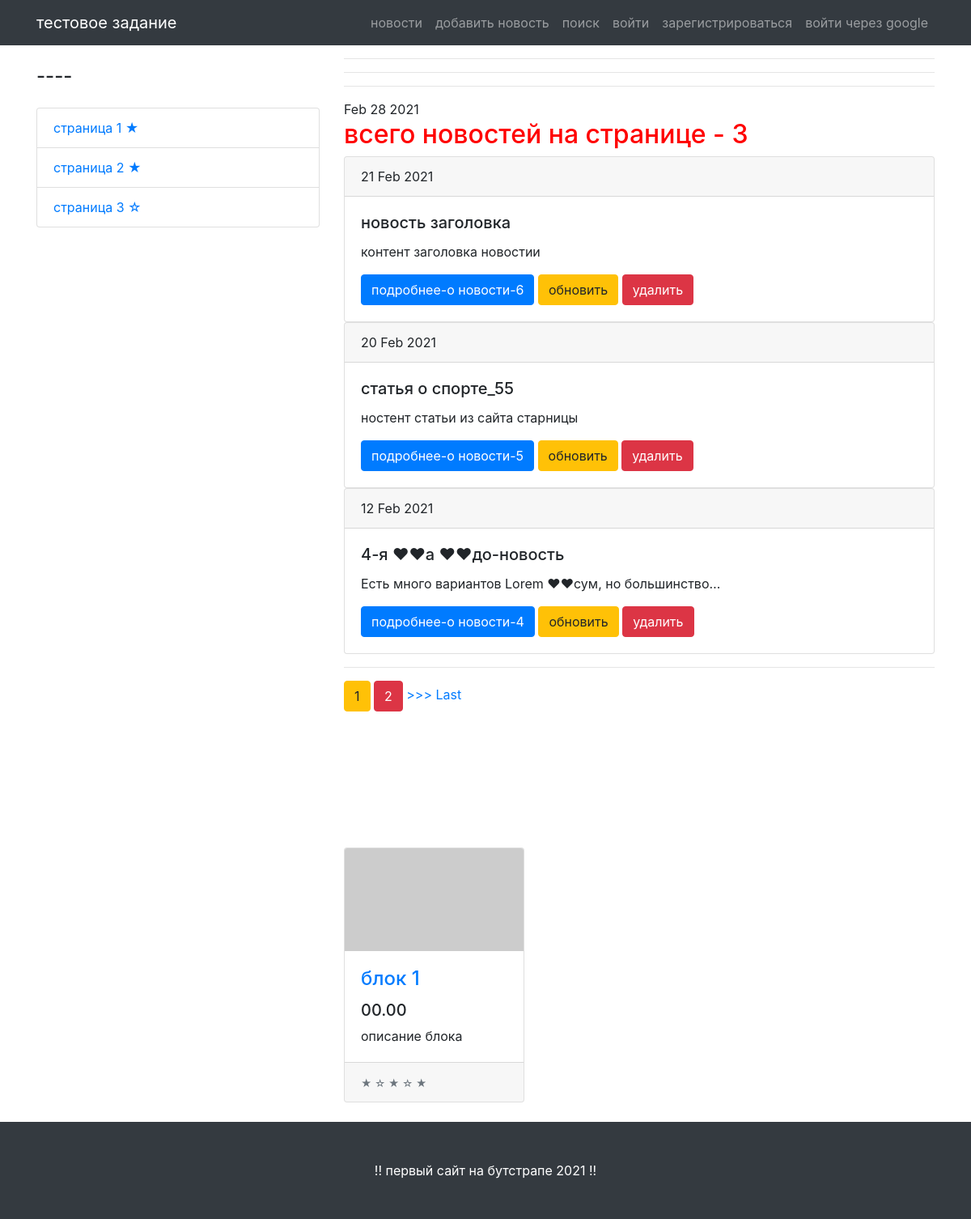
The page /news/ on the database as committed earlier.
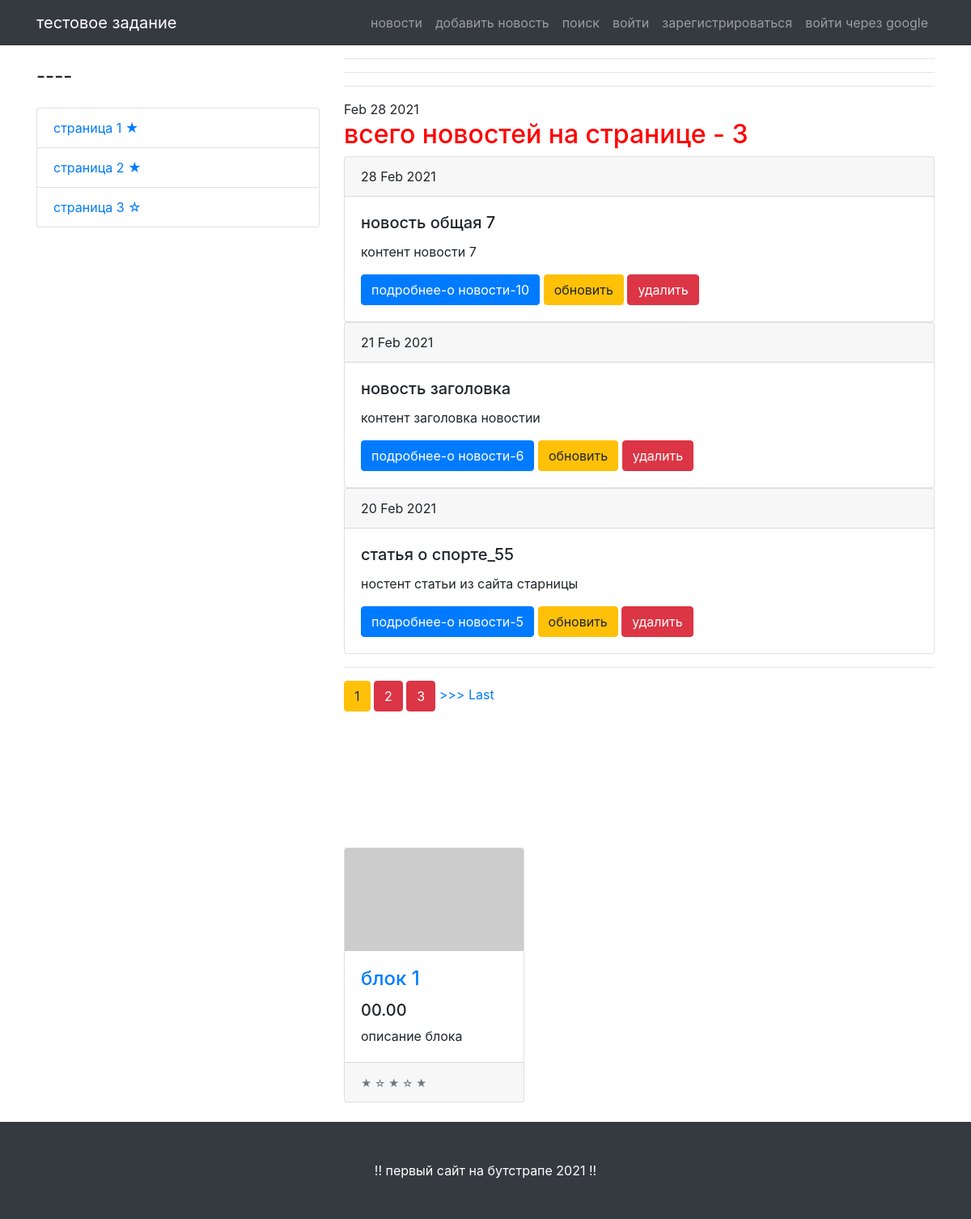
The same page on the database as committed later.
### news/models.py (models this page shows, shortened)
class Post(models.Model):
	ch = [
	('s', 'статья'),
	('h', 'новость'),
	]
	author = models.ForeignKey(Author, on_delete = models.CASCADE, verbose_name='автор')
	choice = models.CharField(max_length=1, choices=ch, verbose_name='выбор')
	date = models.DateTimeField(auto_now=True)
	category = models.ManyToManyField(Category, verbose_name='категория')
	title = models.CharField(max_length=255, verbose_name='заголовок')
	content = models.TextField(verbose_name='контент')
	raiting = models.IntegerField(default=0)
	def get_absolute_url(self):
		return reverse ('post', kwargs={'pk':self.pk})

### news/views.py (the view)
# urls.py: path('', ProductList.as_view(), name='head'),
class ProductList(ListView):
	paginate_by = 3
	model = Post
	template_name = 'posts.html'
	context_object_name = 'products'
	queryset = Post.objects.order_by('-id')
	def get_context_data(self, **kwargs):
		context = super().get_context_data(**kwargs)
		context['time_now'] = datetime.utcnow()
		context['value1'] = None
		context['is_not_premium'] = not self.request.user.groups.filter(name = 'authors').exists()
		return context

### simpleapp/templatetags/custom_filters.py (called while the page is built)
@register.filter(name='Censor')
def Censor(value):
	if isinstance(value, str):
		a = ['ху', 'пизд', 'нах', 'жоп', 'ебл', 'бля']
		for i in a:
			value = re.sub(f'{i}', '♥♥', value)
	return value

### templates/posts.html (shortened to what this page needs)
{% extends 'flatpages/default.html' %}
{% load custom_filters %}
{% block content %}
{{ time_now|date:'M d Y' }}
{% if products %}
<h2>всего новостей на странице - {{ products|length }}</h2>
	{% for new in products %}
	<div class="card">
  <div class="card-header">
    {{ new.date|date:'d M Y' }}
  </div>
  <div class="card-body">
    <h5 class="card-title">{{ new.title|Censor}}</h5>
    <p class="card-text">{{ new.content|truncatechars:50|Censor }}</p>
    <a href="{{ new.get_absolute_url }}" class="btn btn-primary">подробнее-о новости-{{new.id}}</a>
    <a href="{% url 'update' pk=new.pk %}"><button type="button" class="btn btn-warning">обновить</button></a>
    <a href="{% url 'delete' pk=new.pk %}" class="btn btn-danger">удалить</a>
  </div>
</div>
{% endfor %}
{% else %}
<h3>новостей нет</h3>
{% endif %}
<hr>
{% if is_paginated %}
    {% for num in page_obj.paginator.page_range %}
        {% if page_obj.number == num %}
            <button type="button" class="btn btn-warning">{{ num }}</button>
        {% elif num > page_obj.number|add:'-3' and num < page_obj.number|add:'3' %}
            <a href="?page={{ num }}" class="btn btn-danger">{{ num }}</a>
        {% endif %}
    {% endfor %}
    {% if page_obj.has_next %}
        <a href="?page={{ page_obj.next_page_number }}">>>></a>
        <a href="?page={{ page_obj.paginator.num_pages }}">Last</a>
    {% endif %}
{% endif %}
{% endblock content %}

### templates/flatpages/default.html (shortened to what this page needs)
{% load static %}
<!DOCTYPE html>
<html lang="en">
<head>
  <link href="{% static 'vendor/bootstrap/css/bootstrap.min.css' %}" rel="stylesheet">
  <link href="{% static 'css/shop-homepage.css' %}" rel="stylesheet">
  <link href="{% static 'css/style.css' %}" rel="stylesheet">
</head>
<body>
  <nav class="navbar navbar-expand-lg navbar-dark bg-dark fixed-top">
    <div class="container">
      <a class="navbar-brand" href="#">тестовое задание</a>
      <div class="collapse navbar-collapse" id="navbarResponsive">
        <ul class="navbar-nav ml-auto">
          <li class="nav-item">
            <a class="nav-link" href="/news/">новости</a>
          </li>
          <li class="nav-item">
            <a class="nav-link" href="{% url 'create' %}">добавить новость</a>
          </li>
          <li class="nav-item">
            <a class="nav-link" href="{% url 'search' %}">поиск</a>
          </li>
          <li class="nav-item">
            {% if request.user.is_authenticated %}
            <a class="nav-link" href="{% url 'logout' %}">выйти из записи</a>
            {% else %}
            <a class="nav-link" href="{% url 'login' %}">войти</a>
            <li class="nav-item">
            <a class="nav-link" href="{% url 'signup' %}">зарегистрироваться</a></li>
            <li class="nav-item">
            <a class="nav-link" href="/accounts/login/">войти через  google</a>
          </li>
            {% endif %}
          </li>
        </ul>
      </div>
    </div>
  </nav>
  <div class="container">
    <div class="row">
      <div class="col-lg-4">
        <h4 class="my-4">----</h4>
        <div class="list-group">
          <a href="/page1/" class="list-group-item">страница 1 &#9733</a>
          <a href="/page2/" class="list-group-item">страница 2 &#9733</a>
          <a href="/page3/" class="list-group-item">страница 3 &#9734</a>
        </div>
      </div>
      <div class="col-lg-8">
      	<hr><hr><hr>
      	{% block content %}
      	{% endblock content %}
          <br>
          <br>
          <br>
          <br>
          <br>
          <br>
          <br>
          <br>
        <div class="row">
          <div class="col-lg-4 col-md-6 mb-4">
            <div class="card h-100">
              <a href="#"><img class="card-img-top" src="http://placehold.it/700x400" alt=""></a>
              <div class="card-body">
                <h4 class="card-title">
                  <a href="#">блок 1</a>
                </h4>
                <h5>00.00</h5>
                <p class="card-text">описание блока</p>
              </div>
              <div class="card-footer">
                <small class="text-muted">&#9733; &#9734; &#9733; &#9734; &#9733;</small>
              </div>
            </div>
          </div>
        </div>
      </div>
    </div>
  </div>
  <footer class="py-5 bg-dark">
    <div class="container">
      <p class="m-0 text-center text-white"> !! первый сайт на бутстрапе 2021 !!</p>
    </div>
  </footer>
</body>
</html>

### static/css/shop-homepage.css (style rules this page uses)
body { padding-top: 56px; }

### static/css/style.css (style rules this page uses)
h2 { color: red; }
.navbar-brand { color: red; }

Rows that differ between the two databases and show on the page:
no longer on this page (row unchanged): Post: date "12 Feb 2021", title|Censor "4-я ♥♥а ♥♥до-новость", content|Censor "Есть много вариантов Lorem ♥♥сум, но большинство…", id "4"
added Post: date "28 Feb 2021", title|Censor "новость общая 7", content|Censor "контент новости 7", id "10"
Other text that changed with them:
new list line: "3"
